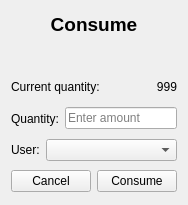
<?xml version="1.0" encoding="UTF-8"?>
<ui version="4.0">
 <class>consumeWindow</class>
 <widget class="QWidget" name="consumeWindow">
  <property name="geometry">
   <rect>
    <x>0</x>
    <y>0</y>
    <width>184</width>
    <height>205</height>
   </rect>
  </property>
  <property name="windowTitle">
   <string>Consume Item</string>
  </property>
  <layout class="QVBoxLayout" name="verticalLayout">
   <item>
    <widget class="QLabel" name="label">
     <property name="font">
      <font>
       <pointsize>14</pointsize>
       <bold>true</bold>
      </font>
     </property>
     <property name="text">
      <string>Consume</string>
     </property>
     <property name="alignment">
      <set>Qt::AlignCenter</set>
     </property>
    </widget>
   </item>
   <item>
    <widget class="QLabel" name="itemLabel">
     <property name="font">
      <font>
       <pointsize>14</pointsize>
       <bold>true</bold>
      </font>
     </property>
     <property name="text">
      <string>&lt;Item&gt;</string>
     </property>
     <property name="alignment">
      <set>Qt::AlignCenter</set>
     </property>
    </widget>
   </item>
   <item>
    <widget class="QWidget" name="widget_4" native="true">
     <layout class="QHBoxLayout" name="horizontalLayout_4">
      <property name="leftMargin">
       <number>0</number>
      </property>
      <property name="topMargin">
       <number>0</number>
      </property>
      <property name="rightMargin">
       <number>0</number>
      </property>
      <property name="bottomMargin">
       <number>0</number>
      </property>
      <item>
       <widget class="QLabel" name="label_3">
        <property name="text">
         <string>Current quantity:</string>
        </property>
       </widget>
      </item>
      <item>
       <widget class="QLabel" name="currQuantityLabel">
        <property name="layoutDirection">
         <enum>Qt::LeftToRight</enum>
        </property>
        <property name="text">
         <string>999</string>
        </property>
        <property name="alignment">
         <set>Qt::AlignRight|Qt::AlignTrailing|Qt::AlignVCenter</set>
        </property>
       </widget>
      </item>
     </layout>
    </widget>
   </item>
   <item>
    <widget class="QWidget" name="widget_3" native="true">
     <layout class="QHBoxLayout" name="horizontalLayout_3">
      <property name="leftMargin">
       <number>0</number>
      </property>
      <property name="topMargin">
       <number>0</number>
      </property>
      <property name="rightMargin">
       <number>0</number>
      </property>
      <property name="bottomMargin">
       <number>0</number>
      </property>
      <item>
       <widget class="QLabel" name="label_2">
        <property name="sizePolicy">
         <sizepolicy hsizetype="Fixed" vsizetype="Preferred">
          <horstretch>0</horstretch>
          <verstretch>0</verstretch>
         </sizepolicy>
        </property>
        <property name="text">
         <string>Quantity:</string>
        </property>
       </widget>
      </item>
      <item>
       <widget class="QLineEdit" name="quantityInput">
        <property name="placeholderText">
         <string>Enter amount</string>
        </property>
       </widget>
      </item>
     </layout>
    </widget>
   </item>
   <item>
    <widget class="QWidget" name="widget_2" native="true">
     <layout class="QHBoxLayout" name="horizontalLayout_2">
      <property name="leftMargin">
       <number>0</number>
      </property>
      <property name="topMargin">
       <number>0</number>
      </property>
      <property name="rightMargin">
       <number>0</number>
      </property>
      <property name="bottomMargin">
       <number>0</number>
      </property>
      <item>
       <widget class="QLabel" name="label_4">
        <property name="sizePolicy">
         <sizepolicy hsizetype="Fixed" vsizetype="Preferred">
          <horstretch>0</horstretch>
          <verstretch>0</verstretch>
         </sizepolicy>
        </property>
        <property name="text">
         <string>User:</string>
        </property>
       </widget>
      </item>
      <item>
       <widget class="QComboBox" name="userSelector"/>
      </item>
     </layout>
    </widget>
   </item>
   <item>
    <widget class="QWidget" name="widget" native="true">
     <layout class="QHBoxLayout" name="horizontalLayout">
      <property name="spacing">
       <number>6</number>
      </property>
      <property name="leftMargin">
       <number>0</number>
      </property>
      <property name="topMargin">
       <number>0</number>
      </property>
      <property name="rightMargin">
       <number>0</number>
      </property>
      <property name="bottomMargin">
       <number>0</number>
      </property>
      <item>
       <widget class="QPushButton" name="cancelBtn">
        <property name="text">
         <string>Cancel</string>
        </property>
       </widget>
      </item>
      <item>
       <widget class="QPushButton" name="consumeBtn">
        <property name="text">
         <string>Consume</string>
        </property>
       </widget>
      </item>
     </layout>
    </widget>
   </item>
  </layout>
 </widget>
 <resources/>
 <connections/>
</ui>
